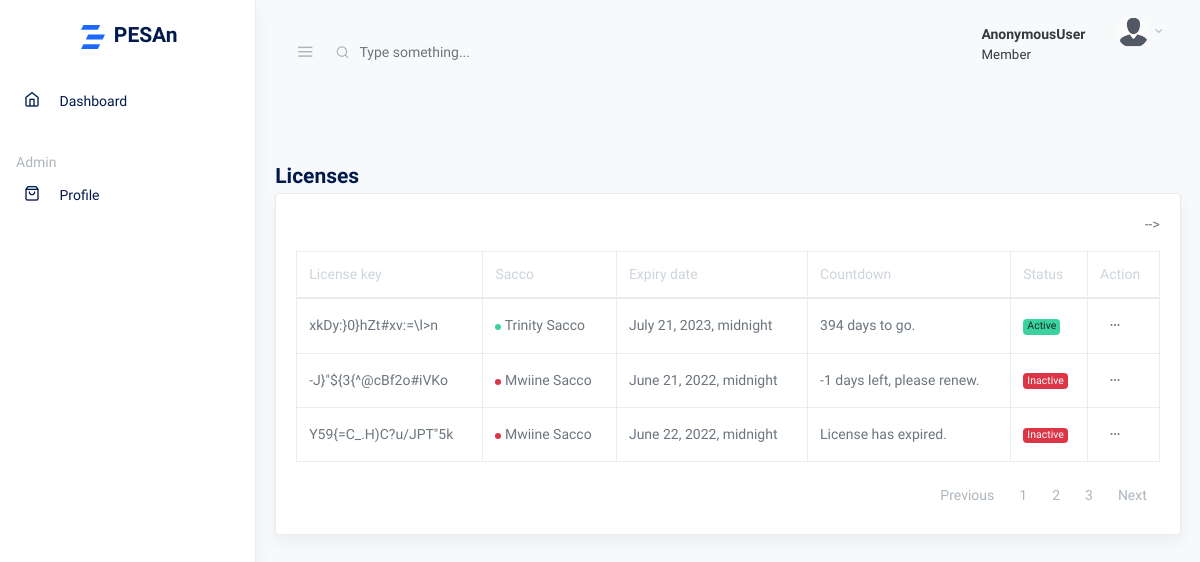
Page /licenses on the earlier database version.
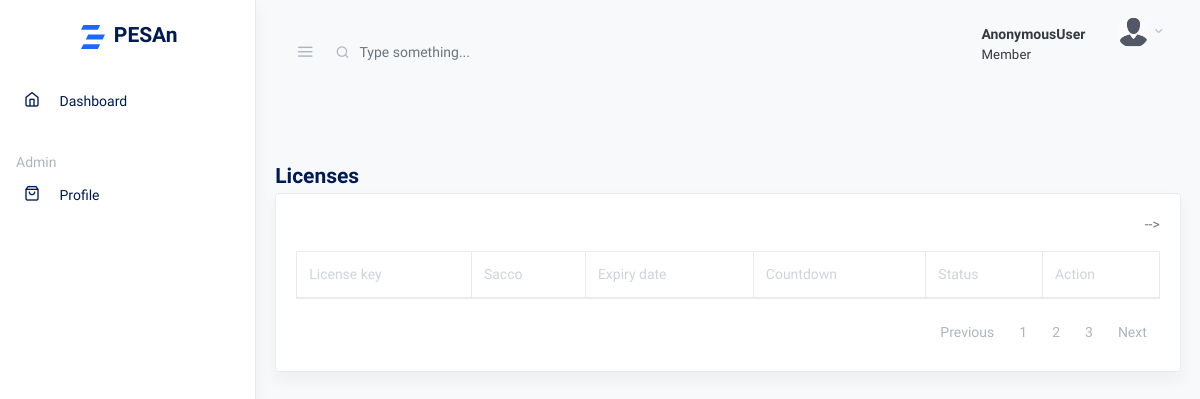
Same page on the later database version.
### core/models.py (models this page shows, shortened)
class CustomModel(models.Model):
    created_on = models.DateTimeField(auto_now_add=True)
    updated_on = models.DateTimeField(auto_now=True, null=True)
    class Meta:
        abstract = True
        ordering = ['created_on']

class License(CustomModel):
    key = models.CharField(max_length=80, unique=True)
    sacco = models.ForeignKey(Sacco, null=True, on_delete=models.SET_NULL, related_name='business_license')
    expiry_date = models.DateTimeField(auto_now_add=False, auto_now=False, validators=[expire_now_or_future])
    status = models.CharField(max_length=10, choices=STATUS, default='active')
    class Meta:
        ordering = ['-created_on', '-updated_on']
        unique_together = ['key', 'sacco']
    def expiry_countdown(self):
        DAYS_LEFT = (self.expiry_date - timezone.now()).days
        MONTH = 30
        DIRECTOR = self.sacco.director
        if DAYS_LEFT == 0:
            self.sacco.status = 'inactive'
            self.status = 'inactive'
            self.sacco.save()
            self.save()
            msg = f"License has expired."
            return msg
        elif DAYS_LEFT <= MONTH:
            msg = f"{DAYS_LEFT} days left, please renew."
            return msg
        else:
            msg = f"{DAYS_LEFT} days to go."
            return msg

class Sacco(CustomModel):
    name = models.CharField(max_length=80, unique=True)
    type = models.CharField(max_length=40, choices=SACCO_TYPE, default='savings')
    tin = models.CharField(max_length=14, unique=True)
    package = models.ForeignKey(Package, null=True, on_delete=models.SET_NULL, related_name='bussiness_package')  # TODO Set package to default rather than null
    district = models.CharField(max_length=60, null=True, blank=True,)
    location = models.CharField(max_length=60, null=True, blank=True,)
    email = models.EmailField(null=True, blank=True, unique=True)
    by_laws = models.FileField(upload_to='by_laws', null=True, blank=True, validators=[image_validator])
    permit = models.FileField(upload_to='permit',  validators=[image_validator])
    recommendation = models.FileField(upload_to='recommendation',  validators=[image_validator], help_text='Recommendation from LC1')
    incorporation = models.FileField(upload_to='certificates',  validators=[image_validator], help_text='Certificate of incorporation')
    status = models.CharField(max_length=10, default='inactive')
    director = models.ForeignKey(User, null=True, on_delete=models.SET_NULL, related_name='business_director', blank=True,)
    created_by = models.ForeignKey(User, on_delete=models.CASCADE, related_name='bussiness_creator')
    updated_by = models.ForeignKey(User, on_delete=models.CASCADE, related_name='bussiness_updater', null=True, blank=True)
    objects = models.Manager()
    filtered_objects = SaccoManager()
    class Meta:
        ordering = ['-created_on']
    def __str__(self):
        return self.name

### accounts/models.py (models this page shows, shortened)
class User(AbstractBaseUser, PermissionsMixin):
    USERNAME_FIELD = 'email'
    REQUIRED_FIELDS = []
    first_name = models.CharField(max_length=20, blank=True, null=True)
    last_name = models.CharField(max_length=20, blank=True, null=True)
    username = models.CharField(max_length=20, blank=True, null=True)
    email = models.EmailField(unique=True)
    telephone = models.CharField(max_length=15, blank=True, null=True, unique=True)
    id_type = models.CharField(max_length=20, blank=True, choices=ID_TYPE, default='national')
    id_number = models.CharField(max_length=20, unique=True, blank=True, null=True, validators=[MinLengthValidator(9), MaxLengthValidator(14)])
    photo = models.ImageField(upload_to='profile/', blank=True, null=True, validators=[image_validator])
    date_joined = models.DateTimeField(auto_now_add=True)
    updated_at = models.DateTimeField(auto_now=True)
    is_active = models.BooleanField(default=True)
    is_staff = models.BooleanField(default=False)
    is_member = models.BooleanField(default=False)
    is_previously_logged_in = models.BooleanField(default=False)
    gender = models.CharField(max_length=20, choices=MARITAL_STATUS, default='single')
    village = models.CharField(max_length=60, blank=True, null=True)
    date_of_birth = models.DateField(auto_now_add=False, auto_created=False, blank=True, null=True, validators=[dob_validation])
    gender = models.CharField(max_length=20, blank=True, choices=GENDER, default='single')
    next_of_kin_name = models.CharField(max_length=50, blank=True, null=True)
    next_of_kin_contact = models.CharField(max_length=50, blank=True, null=True)
    occupation = models.CharField(max_length=60, blank=True, null=True)
    employer_type = models.CharField(max_length=60, blank=True, choices=EMPLOYMENT_TYPE, default='organization')
    organization = models.CharField(max_length=80, blank=True, null=True)
    objects = UserManager()
    class Meta:
        ordering = ['-date_joined', '-updated_at']

### core/views.py (the view)
# urls.py: path('licenses', LicenseListView.as_view(), name='license_list'),
class LicenseListView(ListView):
    model = License
    template_name = "licenses/list.html"
    context_object_name = 'licenses'

### templates/licenses/list.html (shortened to what this page needs)
{% extends 'base.html' %}
{% load humanize %}
{% load static %}
{% block content %}
<div class="row">
    <div class="col-md-12 my-4">
      <h2 class="h4 mb-1">Licenses</h2>
      <div class="card shadow">
        <div class="card-body">
          <div class="toolbar row mb-3">
            <div class="col ml-auto">
              <div class="dropdown float-right">
                 -->
              </div>
            </div>
          </div>
          <table class="table table-bordered">
            <thead>
              <tr role="row">
                <th>License key</th>
                <th>Sacco</th>
                <th>Expiry date</th>
                <th>Countdown</th>
                <th>Status</th>
                <th>Action</th>
              </tr>
            </thead>
            <tbody>
             {% for license in licenses %}
             <tr>
                <td>{{license.key}}</td>
                <td>
                  {% if license.sacco.status == 'active' %}
                  <span class="dot dot-md bg-success"></span>
                  {{license.sacco|title}}
                  {% else %}
                  <span class="dot dot-md bg-danger"></span>
                  {{license.sacco|title}}
                  {% endif %}
                </td>
                <td>{{license.expiry_date}}</td>
                <td>{{ license.expiry_countdown }}</td>
                <td>
                    {% if license.status == 'active' %}
                    <span class="badge badge-success">Active</span>
                    {% else %}
                    <span class="badge badge-danger">Inactive</span>
                    {% endif %}
                </td>
                <td><button class="btn btn-sm dropdown-toggle more-horizontal" type="button" data-toggle="dropdown" aria-haspopup="true" aria-expanded="false">
                  </button>
                </td>
              </tr>
             {% endfor %}
            </tbody>
          </table>
          <nav aria-label="Table Paging" class="mb-0 text-muted">
            <ul class="pagination justify-content-end mb-0">
              <li class="page-item"><a class="page-link" href="#">Previous</a></li>
              <li class="page-item"><a class="page-link" href="#">1</a></li>
              <li class="page-item"><a class="page-link" href="#">2</a></li>
              <li class="page-item"><a class="page-link" href="#">3</a></li>
              <li class="page-item"><a class="page-link" href="#">Next</a></li>
            </ul>
          </nav>
        </div>
      </div>
    </div>
  </div>
{% endblock content %}

Differences in the rows shown:
removed License: key "xkDy:}0}hZt#xv:=\\l>n", sacco "Trinity Sacco", expiry_date "July 21, 2023, midnight", expiry_countdown "394 days to go.", status "Active"
removed License: key "-J}\"${3{^@cBf2o#iVKo", sacco "Mwiine Sacco", expiry_date "June 21, 2022, midnight", expiry_countdown "-1 days left, please renew.", status "Inactive"
removed License: key "Y59{=C_.H)C?u/JPT\"5k", sacco "Mwiine Sacco", expiry_date "June 22, 2022, midnight", expiry_countdown "License has expired.", status "Inactive"
